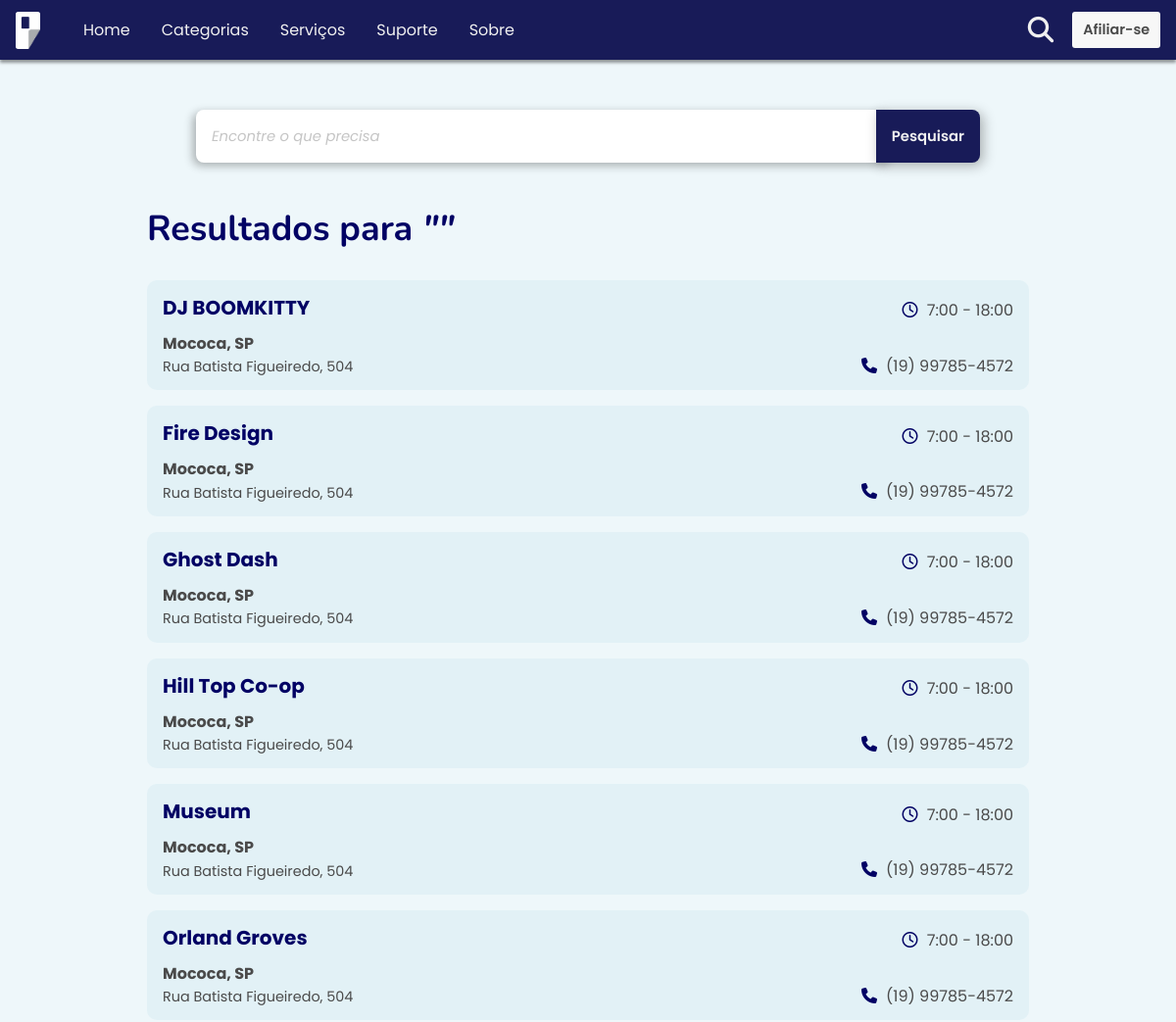
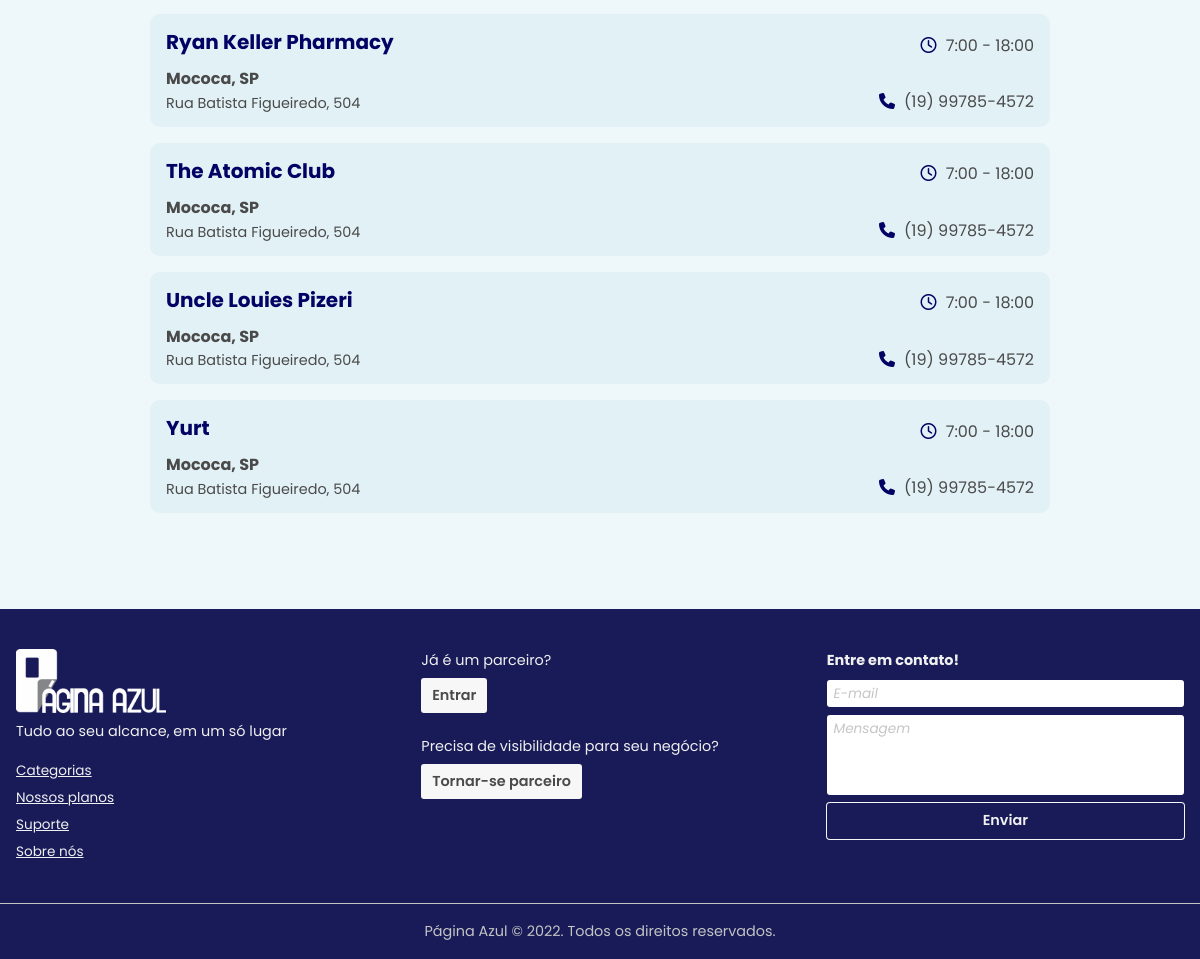
The app's page /pages/pesquisa.php with its own data (2 pictures, top to bottom).
### tables this page shows
CREATE TABLE `anunciante` (
  `idAnunciante` int(11) NOT NULL,
  `nome` varchar(30) NOT NULL,
  `CNPJ` char(18) NOT NULL,
  `email` varchar(30) NOT NULL,
  `idPlano` int(11) NOT NULL,
  `idCategoria` int(11) NOT NULL,
  `descricao` varchar(100) DEFAULT NULL,
  `imgPerfil` varchar(50) DEFAULT NULL,
  `imgAnuncioP` varchar(50) DEFAULT NULL,
  `imgAnuncioG` varchar(50) DEFAULT NULL,
  `whatsapp` varchar(60) NULL,
  `facebook` varchar(60) NULL,
  `instagram` varchar(60) NULL,
  `telefone` varchar(15) NULL,
  `rua` varchar(30) NOT NULL,
  `numero` varchar(4) NOT NULL,
  `bairro` varchar(20) NOT NULL,
  `cidade` varchar(20) NOT NULL,
  `estado` char(2) NOT NULL,
  `CEP` char(9) NOT NULL
);

### pages/pesquisa.php (the view, shortened to what this page needs)
<?php
  require_once $_SERVER['DOCUMENT_ROOT']."/assets/php/conexao.php";
  $search = $_GET['pesquisa'];
  $resultArray = FALSE;
  if (!$resultArray) {
    $resultQuery = $conexao->prepare("SELECT nome, imgPerfil FROM anunciante WHERE descricao LIKE '%$search%'");
    $resultQuery -> execute();
    $resultArray = $resultQuery -> fetchAll(PDO::FETCH_ASSOC);
  }
?>
<!DOCTYPE html>
<html lang="pt-br">
<head>
  <link rel="stylesheet" href="/assets/css/main.css">
</head>
<body id="pesquisa">
  <main>
    <section class="full-size">
      <div class="container--sm">
        <div class="search">
          <div class="search__wrapper">
            <form action="/pesquisa" method="get" class="search__form">
              <input class="search__bar" type="search" name="pesquisa" id="pesquisa" placeholder="Encontre o que precisa" />
              <button class="search__btn btn--dark" type="submit">Pesquisar</button>
            </form>
          </div>
        </div>
        <div class="resultados" id="resultados">
          <h1 class="section-title">Resultados para <em>"<?= $search ?>"</em></h1>
          <div class="resultados__wrapper">
            <?php
              if ($resultArray) {
                foreach ($resultArray as $x) {
            ?>
              <div class="resultado-card">
                <p class="resultado-card__title"><a href='/anunciante?anunciante=<?= $x['nome']; ?>'><?= $x['nome'] ?></a></p>
                <p class="resultado-card__time"><i class="fa-regular fa-clock"></i> 7:00 - 18:00</p>
                <p class="resultado-card__phone"><a href='#' title="Ligar"><i class="fa-solid fa-phone"></i> (19) 99785-4572</a></p>
                <div class="resultado-card__address">
                  <p>Mococa, SP</p>
                  <p>Rua Batista Figueiredo, 504</p>
                </div>
              </div>
            <?php
              }} else {echo "Nenhum resultado encontrado";}
            ?>
          </div>
        </div>
      </div>
    </section>
  </main>
</body>
</html>

### records on screen
anunciante: nome "DJ BOOMKITTY"
anunciante: nome "Fire Design"
anunciante: nome "Ghost Dash"
anunciante: nome "Hill Top Co-op"
anunciante: nome "Museum"
anunciante: nome "Orland Groves"
anunciante: nome "Ryan Keller Pharmacy"
anunciante: nome "The Atomic Club"
anunciante: nome "Uncle Louies Pizeri"
anunciante: nome "Yurt"
